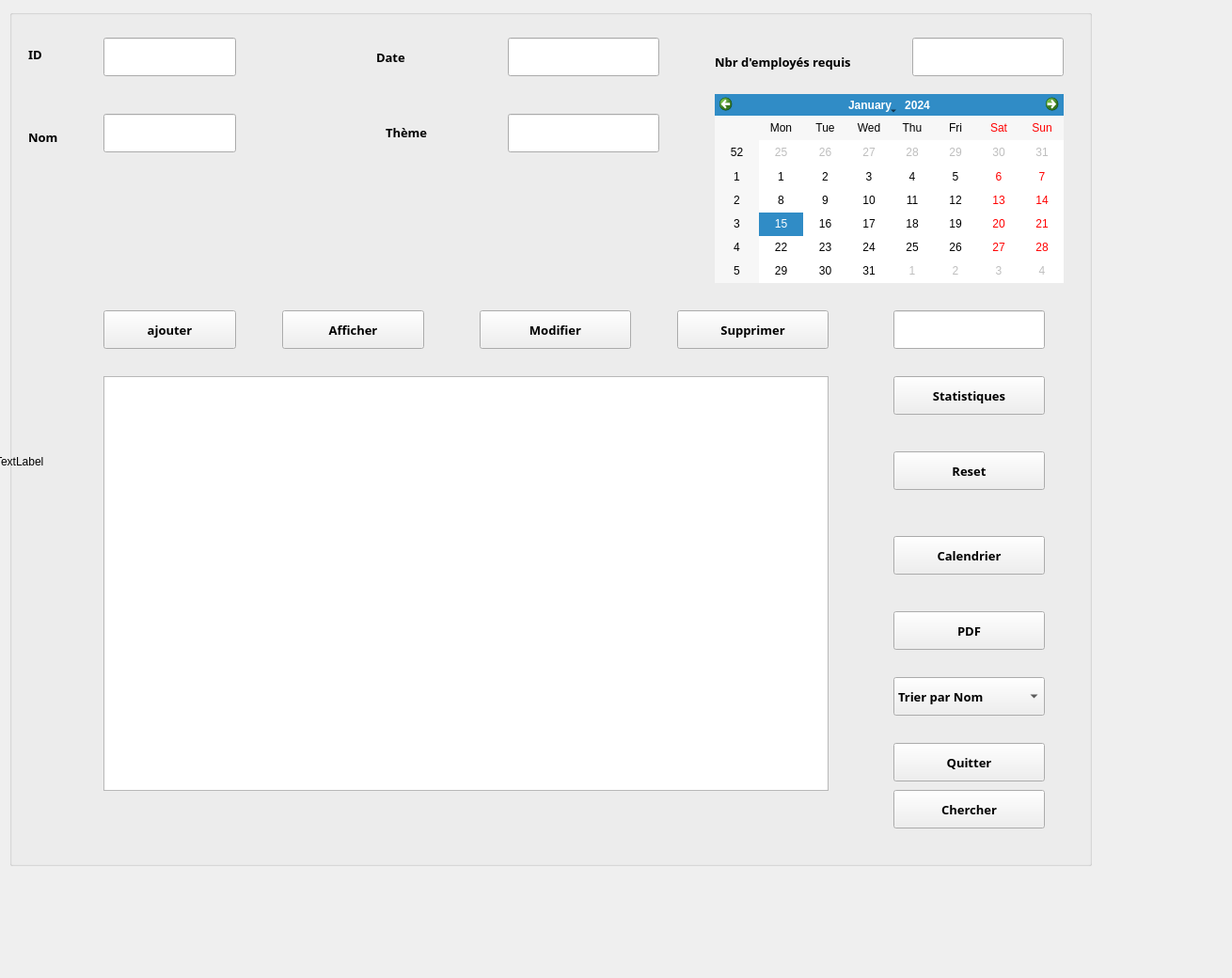
      <widget class="QWidget" name="gestion_event">
       <attribute name="title">
        <string>gestion des évènements</string>
       </attribute>
       <widget class="QGroupBox" name="groupBox">
        <property name="geometry">
         <rect>
          <x>10</x>
          <y>10</y>
          <width>1151</width>
          <height>911</height>
         </rect>
        </property>
        <property name="title">
         <string/>
        </property>
        <widget class="QLabel" name="labelevent">
         <property name="geometry">
          <rect>
           <x>20</x>
           <y>40</y>
           <width>56</width>
           <height>16</height>
          </rect>
         </property>
         <property name="font">
          <font>
           <family>Lucida Bright</family>
           <pointsize>10</pointsize>
           <weight>75</weight>
           <bold>true</bold>
          </font>
         </property>
         <property name="text">
          <string>ID</string>
         </property>
        </widget>
        <widget class="QLineEdit" name="lineEdit_IDevent">
         <property name="geometry">
          <rect>
           <x>100</x>
           <y>30</y>
           <width>141</width>
           <height>41</height>
          </rect>
         </property>
         <property name="font">
          <font>
           <family>Lucida Bright</family>
           <pointsize>10</pointsize>
           <weight>75</weight>
           <bold>true</bold>
          </font>
         </property>
        </widget>
        <widget class="QLabel" name="label_2event">
         <property name="geometry">
          <rect>
           <x>20</x>
           <y>120</y>
           <width>56</width>
           <height>31</height>
          </rect>
         </property>
         <property name="font">
          <font>
           <family>Lucida Bright</family>
           <pointsize>10</pointsize>
           <weight>75</weight>
           <bold>true</bold>
          </font>
         </property>
         <property name="text">
          <string>Nom</string>
         </property>
        </widget>
        <widget class="QLineEdit" name="lineEdit_Nomevent">
         <property name="geometry">
          <rect>
           <x>100</x>
           <y>111</y>
           <width>141</width>
           <height>41</height>
          </rect>
         </property>
         <property name="font">
          <font>
           <family>Lucida Bright</family>
           <pointsize>10</pointsize>
           <weight>75</weight>
           <bold>true</bold>
          </font>
         </property>
        </widget>
        <widget class="QLabel" name="label_3event">
         <property name="geometry">
          <rect>
           <x>390</x>
           <y>40</y>
           <width>71</width>
           <height>21</height>
          </rect>
         </property>
         <property name="font">
          <font>
           <family>Lucida Bright</family>
           <pointsize>10</pointsize>
           <weight>75</weight>
           <bold>true</bold>
          </font>
         </property>
         <property name="text">
          <string>Date</string>
         </property>
        </widget>
        <widget class="QLabel" name="label_4event">
         <property name="geometry">
          <rect>
           <x>400</x>
           <y>120</y>
           <width>81</width>
           <height>21</height>
          </rect>
         </property>
         <property name="font">
          <font>
           <family>Lucida Bright</family>
           <pointsize>10</pointsize>
           <weight>75</weight>
           <bold>true</bold>
          </font>
         </property>
         <property name="text">
          <string>Thème</string>
         </property>
        </widget>
        <widget class="QLineEdit" name="lineEdit_Themeevent">
         <property name="geometry">
          <rect>
           <x>530</x>
           <y>111</y>
           <width>161</width>
           <height>41</height>
          </rect>
         </property>
         <property name="font">
          <font>
           <family>Lucida Bright</family>
           <pointsize>10</pointsize>
           <weight>75</weight>
           <bold>true</bold>
          </font>
         </property>
        </widget>
        <widget class="QLabel" name="label_5event">
         <property name="geometry">
          <rect>
           <x>750</x>
           <y>40</y>
           <width>201</width>
           <height>31</height>
          </rect>
         </property>
         <property name="font">
          <font>
           <family>Lucida Bright</family>
           <pointsize>10</pointsize>
           <weight>75</weight>
           <bold>true</bold>
          </font>
         </property>
         <property name="text">
          <string>Nbr d'employés requis</string>
         </property>
        </widget>
        <widget class="QPushButton" name="pb_ajouterevent">
         <property name="geometry">
          <rect>
           <x>100</x>
           <y>320</y>
           <width>141</width>
           <height>41</height>
          </rect>
         </property>
         <property name="font">
          <font>
           <family>Lucida Bright</family>
           <pointsize>10</pointsize>
           <weight>75</weight>
           <bold>true</bold>
          </font>
         </property>
         <property name="cursor">
          <cursorShape>PointingHandCursor</cursorShape>
         </property>
         <property name="text">
          <string>ajouter</string>
         </property>
        </widget>
        <widget class="QPushButton" name="pushButton_2event">
         <property name="geometry">
          <rect>
           <x>940</x>
           <y>780</y>
           <width>161</width>
           <height>41</height>
          </rect>
         </property>
         <property name="font">
          <font>
           <family>Lucida Bright</family>
           <pointsize>10</pointsize>
           <weight>75</weight>
           <bold>true</bold>
          </font>
         </property>
         <property name="cursor">
          <cursorShape>PointingHandCursor</cursorShape>
         </property>
         <property name="text">
          <string>Quitter</string>
         </property>
        </widget>
        <widget class="QLineEdit" name="lineEdit_Dateevent">
         <property name="geometry">
          <rect>
           <x>530</x>
           <y>30</y>
           <width>161</width>
           <height>41</height>
          </rect>
         </property>
         <property name="font">
          <font>
           <family>Lucida Bright</family>
           <pointsize>10</pointsize>
           <weight>75</weight>
           <bold>true</bold>
          </font>
         </property>
        </widget>
        <widget class="QLineEdit" name="lineEdit_NbEmployesevent">
         <property name="geometry">
          <rect>
           <x>960</x>
           <y>30</y>
           <width>161</width>
           <height>41</height>
          </rect>
         </property>
         <property name="font">
          <font>
           <family>Lucida Bright</family>
           <pointsize>10</pointsize>
           <weight>75</weight>
           <bold>true</bold>
          </font>
         </property>
        </widget>
        <widget class="QComboBox" name="comboBoxevent">
         <property name="geometry">
          <rect>
           <x>940</x>
           <y>710</y>
           <width>161</width>
           <height>41</height>
          </rect>
         </property>
         <property name="font">
          <font>
           <family>Lucida Bright</family>
           <pointsize>10</pointsize>
           <weight>75</weight>
           <bold>true</bold>
          </font>
         </property>
         <item>
          <property name="text">
           <string>Trier par Nom</string>
          </property>
         </item>
         <item>
          <property name="text">
           <string>Trier par ID</string>
          </property>
         </item>
         <item>
          <property name="text">
           <string>Trier par Thème</string>
          </property>
         </item>
        </widget>
        <widget class="QPushButton" name="Supprimerevent">
         <property name="geometry">
          <rect>
           <x>710</x>
           <y>320</y>
           <width>161</width>
           <height>41</height>
          </rect>
         </property>
         <property name="font">
          <font>
           <family>Lucida Bright</family>
           <pointsize>10</pointsize>
           <weight>75</weight>
           <bold>true</bold>
          </font>
         </property>
         <property name="cursor">
          <cursorShape>PointingHandCursor</cursorShape>
         </property>
         <property name="text">
          <string>Supprimer</string>
         </property>
        </widget>
        <widget class="QPushButton" name="Afficherevent">
         <property name="geometry">
          <rect>
           <x>290</x>
           <y>320</y>
           <width>151</width>
           <height>41</height>
          </rect>
         </property>
         <property name="font">
          <font>
           <family>Lucida Bright</family>
           <pointsize>10</pointsize>
           <weight>75</weight>
           <bold>true</bold>
          </font>
         </property>
         <property name="cursor">
          <cursorShape>PointingHandCursor</cursorShape>
         </property>
         <property name="text">
          <string>Afficher</string>
         </property>
        </widget>
        <widget class="QPushButton" name="Rechercheevent">
         <property name="geometry">
          <rect>
           <x>940</x>
           <y>830</y>
           <width>161</width>
           <height>41</height>
          </rect>
         </property>
         <property name="font">
          <font>
           <family>Lucida Bright</family>
           <pointsize>10</pointsize>
           <weight>75</weight>
           <bold>true</bold>
          </font>
         </property>
         <property name="cursor">
          <cursorShape>PointingHandCursor</cursorShape>
         </property>
         <property name="text">
          <string>Chercher</string>
         </property>
        </widget>
        <widget class="QPushButton" name="Modifierevent">
         <property name="geometry">
          <rect>
           <x>500</x>
           <y>320</y>
           <width>161</width>
           <height>41</height>
          </rect>
         </property>
         <property name="font">
          <font>
           <family>Lucida Bright</family>
           <pointsize>10</pointsize>
           <weight>75</weight>
           <bold>true</bold>
          </font>
         </property>
         <property name="cursor">
          <cursorShape>PointingHandCursor</cursorShape>
         </property>
         <property name="text">
          <string>Modifier</string>
         </property>
        </widget>
        <widget class="QPushButton" name="Statistiqueevent">
         <property name="geometry">
          <rect>
           <x>940</x>
           <y>390</y>
           <width>161</width>
           <height>41</height>
          </rect>
         </property>
         <property name="font">
          <font>
           <family>Lucida Bright</family>
           <pointsize>10</pointsize>
           <weight>75</weight>
           <bold>true</bold>
          </font>
         </property>
         <property name="cursor">
          <cursorShape>PointingHandCursor</cursorShape>
         </property>
         <property name="text">
          <string>Statistiques</string>
         </property>
         <property name="flat">
          <bool>false</bool>
         </property>
        </widget>
        <widget class="QCalendarWidget" name="calendarWidget">
         <property name="geometry">
          <rect>
           <x>750</x>
           <y>90</y>
           <width>371</width>
           <height>201</height>
          </rect>
         </property>
        </widget>
        <widget class="QPushButton" name="Resetevent">
         <property name="geometry">
          <rect>
           <x>940</x>
           <y>470</y>
           <width>161</width>
           <height>41</height>
          </rect>
         </property>
         <property name="font">
          <font>
           <family>Lucida Bright</family>
           <pointsize>10</pointsize>
           <weight>75</weight>
           <bold>true</bold>
          </font>
         </property>
         <property name="cursor">
          <cursorShape>PointingHandCursor</cursorShape>
         </property>
         <property name="text">
          <string>Reset</string>
         </property>
        </widget>
        <widget class="QLineEdit" name="lineEditevent">
         <property name="geometry">
          <rect>
           <x>940</x>
           <y>320</y>
           <width>161</width>
           <height>41</height>
          </rect>
         </property>
        </widget>
        <widget class="QPushButton" name="pushButton_8event">
         <property name="geometry">
          <rect>
           <x>940</x>
           <y>560</y>
           <width>161</width>
           <height>41</height>
          </rect>
         </property>
         <property name="font">
          <font>
           <family>Lucida Bright</family>
           <pointsize>10</pointsize>
           <weight>75</weight>
           <bold>true</bold>
          </font>
         </property>
         <property name="cursor">
          <cursorShape>PointingHandCursor</cursorShape>
         </property>
         <property name="text">
          <string>Calendrier</string>
         </property>
        </widget>
        <widget class="QPushButton" name="pushButton_11event">
         <property name="geometry">
          <rect>
           <x>940</x>
           <y>640</y>
           <width>161</width>
           <height>41</height>
          </rect>
         </property>
         <property name="font">
          <font>
           <family>Lucida Bright</family>
           <pointsize>10</pointsize>
           <weight>75</weight>
           <bold>true</bold>
          </font>
         </property>
         <property name="cursor">
          <cursorShape>PointingHandCursor</cursorShape>
         </property>
         <property name="text">
          <string>PDF</string>
         </property>
        </widget>
        <widget class="QTableView" name="table_event">
         <property name="geometry">
          <rect>
           <x>100</x>
           <y>390</y>
           <width>771</width>
           <height>441</height>
          </rect>
         </property>
        </widget>
       </widget>
       <widget class="QLabel" name="labelphotoevent">
        <property name="geometry">
         <rect>
          <x>-5</x>
          <y>-25</y>
          <width>1301</width>
          <height>1031</height>
         </rect>
        </property>
        <property name="text">
         <string>TextLabel</string>
        </property>
       </widget>
       <zorder>labelphotoevent</zorder>
       <zorder>groupBox</zorder>
      </widget>
